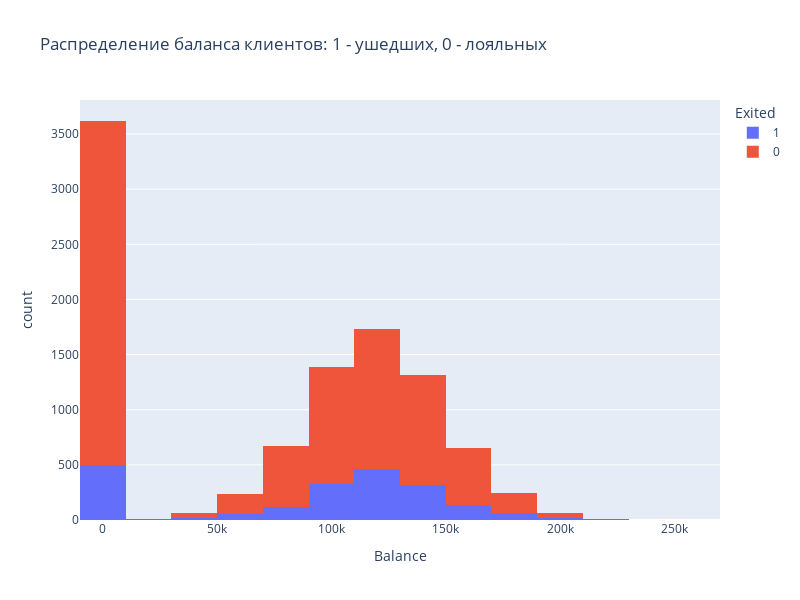

The notebook cell this image was saved under:
### Markdown cell above
9.2 На представленной гистограмме и столбчатом графике видно распределение на счетах в банке. Большинство клиентов банка держат на своем счете суммы свыше 75000$ и эти клиенты скорее всего являются лояльными клиентами а также пользуются услугами предоставляемыми банком в полном объеме.

### Code cell
fig = px.histogram(
    data_frame=churn, 
    x='Balance',
    color='Exited',
    height=600,
    width=800,
    histfunc='count',
    title='Распределение баланса клиентов: 1 - ушедших, 0 - лояльных', 
    nbins = 25
)
fig.show()

### Figure 1 — Plotly figure (JSON) as saved in the notebook; plotly's stock layout.template omitted (floating-point values rounded to 4 significant figures; data arrays with more than 128 entries replaced by an {"elided": "..."} marker saying what was removed)
{"data": [{"alignmentgroup": "True", "bingroup": "x", "histfunc": "count", "hovertemplate": "Exited=1<br>Balance=%{x}<br>count=%{y}<extra></extra>", "legendgroup": "1", "marker": {"color": "#636efa", "pattern": {"shape": ""}}, "name": "1", "nbinsx": 25, "offsetgroup": "1", "orientation": "v", "showlegend": true, "type": "histogram", "x": {"elided": "2037 float values"}, "xaxis": "x", "yaxis": "y"}, {"alignmentgroup": "True", "bingroup": "x", "histfunc": "count", "hovertemplate": "Exited=0<br>Balance=%{x}<br>count=%{y}<extra></extra>", "legendgroup": "0", "marker": {"color": "#EF553B", "pattern": {"shape": ""}}, "name": "0", "nbinsx": 25, "offsetgroup": "0", "orientation": "v", "showlegend": true, "type": "histogram", "x": {"elided": "7963 float values"}, "xaxis": "x", "yaxis": "y"}], "layout": {"barmode": "relative", "height": 600, "legend": {"title": {"text": "Exited"}, "tracegroupgap": 0}, "title": {"text": "Распределение баланса клиентов: 1 - ушедших, 0 - лояльных"}, "width": 800, "xaxis": {"anchor": "y", "domain": [0, 1], "title": {"text": "Balance"}}, "yaxis": {"anchor": "x", "domain": [0, 1], "title": {"text": "count"}}}}
